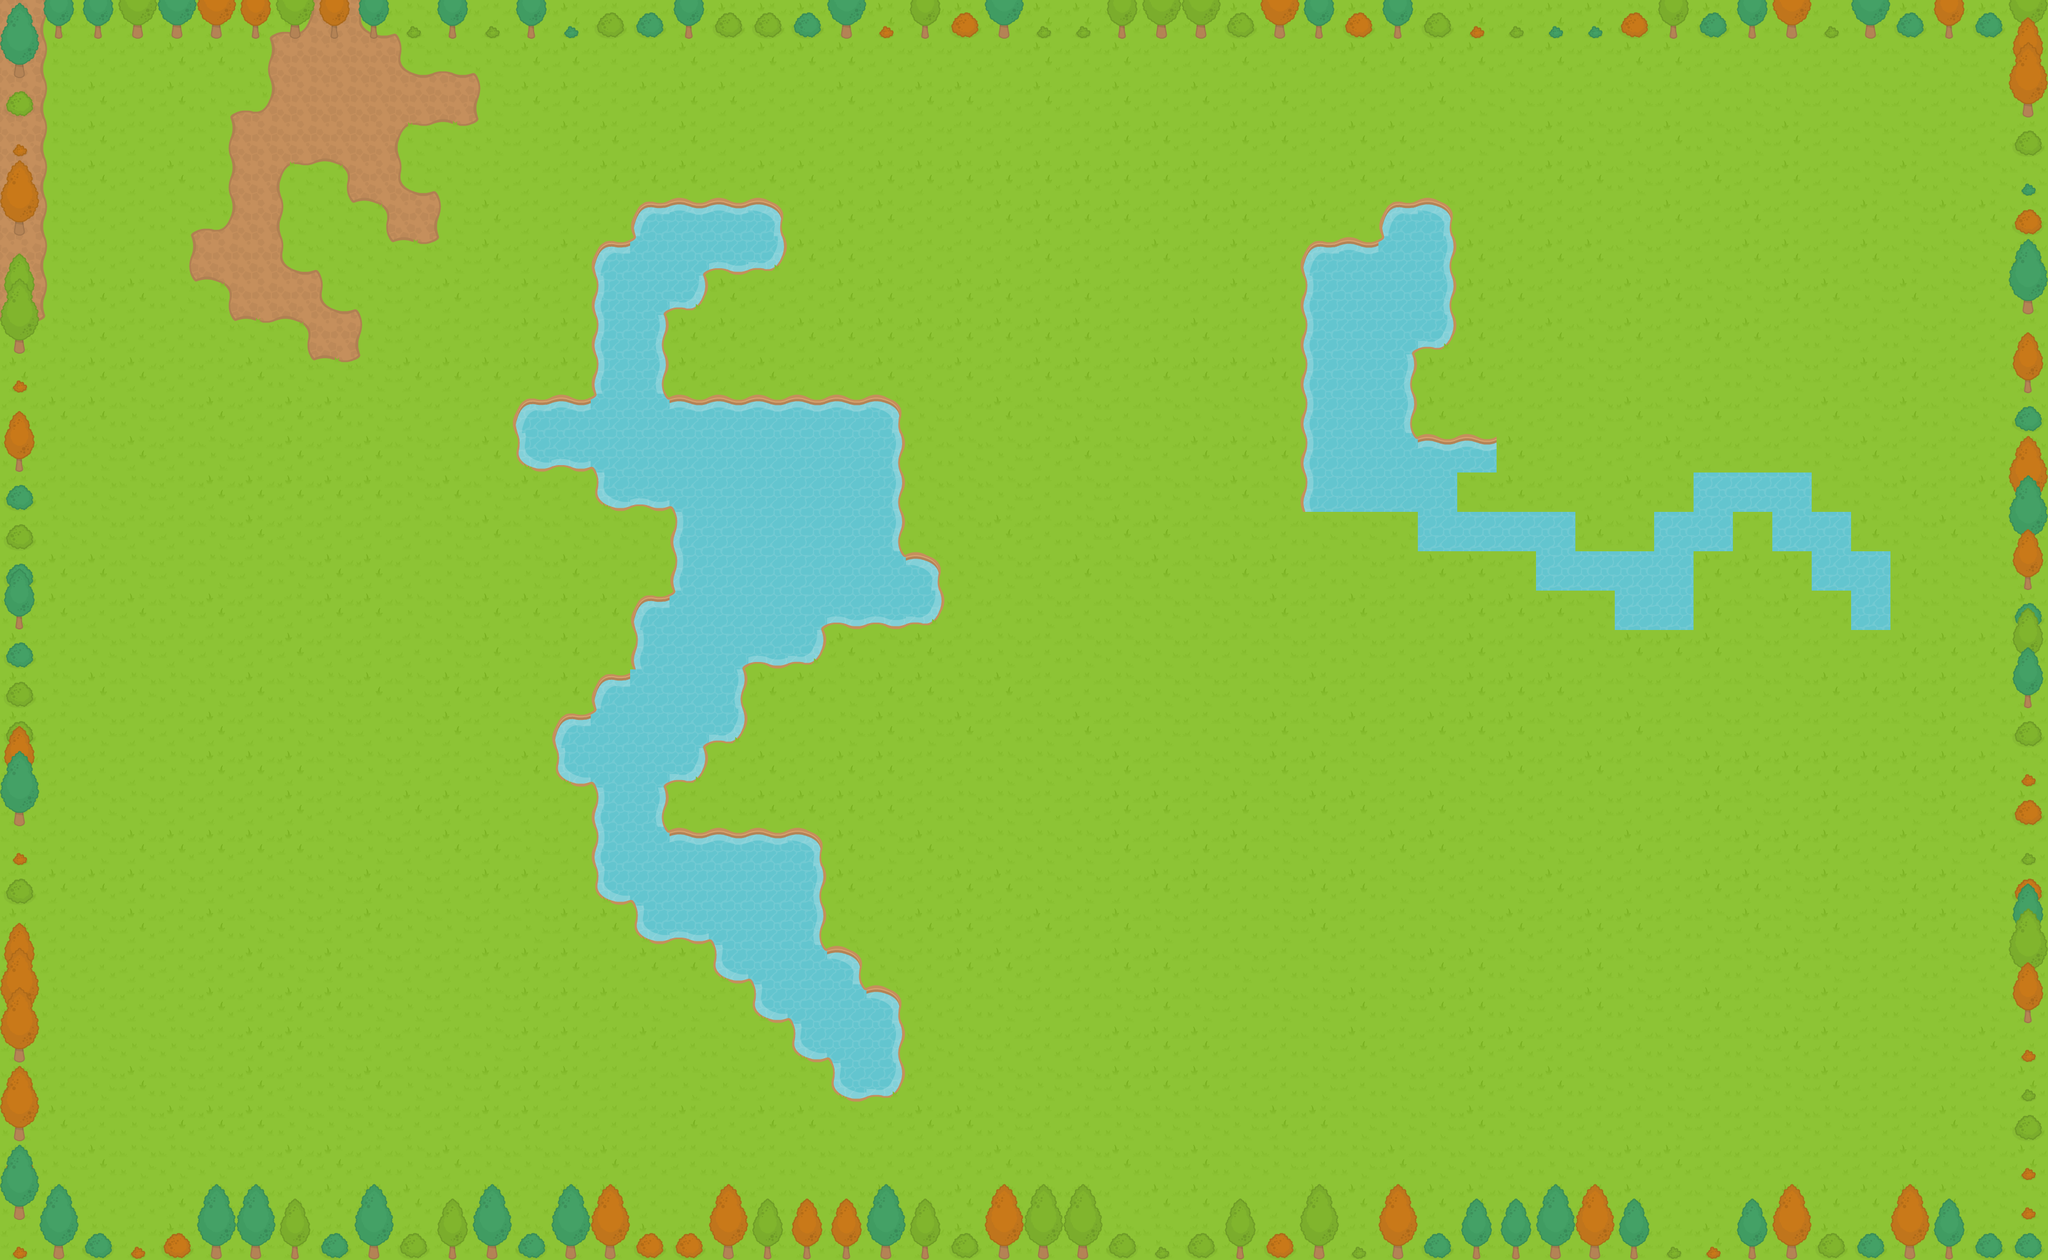

A 2D game scene composited from a Tiled map and its tileset images. What follows is a short description and the map's XML, with each tile layer's data collapsed to a summary:
An orthogonal 52x32 tile map with 64x64 px tiles, 5 tile layers (Background, Accents, Obstacles, Interactive, ...).

<map version="1.0" orientation="orthogonal" width="52" height="32" tilewidth="64" tileheight="64">
 <tileset firstgid="1" name="RPGpack_sheet" tilewidth="64" tileheight="64">
  <image source="../Assets/kenneyrpgpack/Spritesheet/RPGpack_sheet.png" width="1280" height="832" />
 </tileset>
 <layer name="Background" width="52" height="32">
  <data>[1664 cells, 1664 non-empty, 17 distinct tile ids]</data>
 </layer>
 <layer name="Accents" width="52" height="32">
  <data>[1664 cells, 0 non-empty, 0 distinct tile ids]</data>
 </layer>
 <layer name="Obstacles" width="52" height="32">
  <data>[1664 cells, 328 non-empty, 25 distinct tile ids]</data>
 </layer>
 <layer name="Interactive" width="52" height="32">
  <data>[1664 cells, 0 non-empty, 0 distinct tile ids]</data>
 </layer>
 <layer name="Foreground" width="52" height="32">
  <data>[1664 cells, 55 non-empty, 6 distinct tile ids]</data>
 </layer>
</map>